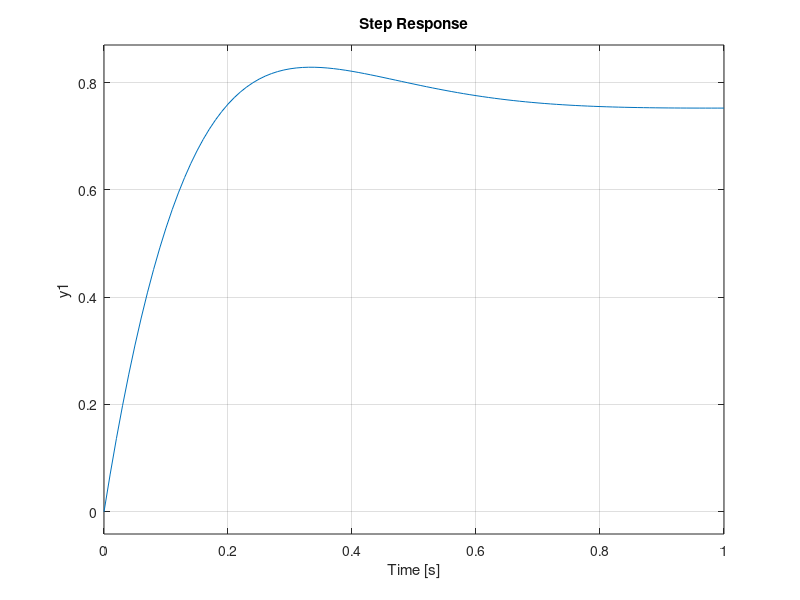

Write MATLAB code to recreate this figure. (Note: this script raises an error after producing the figure.)
%% Primer 5.1

s = tf('s');
P = 1/(s^2 + 5*s + 15);
    
%pidTuner(P);

Kp = 45.9718;
Ki = 0;
Kd = 7.2406;

PID = pid(Kp, Ki, Kd)
G = feedback(series(PID, P), 1)
step(G)

%% Zadaca 5.1 PI

s = tf('s');
Go = 1/(s^2 + 10 * s + 20);


pidTuner(Go);

Kp = 22.29;
Ki = 53.18;
Kd = 0;

PID = pid(Kp, Ki, Kd)
G = feedback(series(Go, PID), 1)
step(G);

%% Zadaca 5.1 PID


s = tf('s');
Go = 1/(s^2 + 10 * s + 20);


pidTuner(Go);

Kp = 40.42;
Ki = 79.6392;
Kd = 3.9685;

PID = pid(Kp, Ki, Kd)
G = feedback(series(Go, PID), 1)
step(G);

%% Zadaca 5.1 PD

s = tf('s');
Go = 1/(s^2 + 10 * s + 20);

pidTuner(Go);

Kp = 40.42;
Ki = 0;
Kd = 3.9685;

PID = pid(Kp, Ki, Kd)
G = feedback(series(Go, PID), 1)
step(G);

%% Zadaca 5.2

s = tf('s');

K = 0.0274;
J = 3.2284 * 10^-6;
b = 3.5077 * 10^-6;
L = 2.75 * 10^-6;
R = 4;

P = K/(s*((J*s + b)*(L*s + R)+ K^2));

%pidTuner(P);

Kp1 = 15.2337;
Ki1 = 463.9291;
Kd1 = 15.2337;

C = pid(Kp1, Ki1, Kd1);

Gd = P / (1 + P * C);

Gc = feedback(C * P, 1) + Gd
step(Gc);



%% Zadaca 5.3

s = tf('s');
P = 1/(s+1)^3;
%pidTuner(P);
Kpo = 8.235;
Tc = 3.6;
Kp = 0.6 * Kpo;
Ki = Tc/2;
Kd = 8/Tc;
disp(["Vrednostite za Kp, Ki i Kd se", Kp, Ki, Kd]);
PID = pid(Kp, Ki, Kd);
G = series(PID, P);
step(G);
pidTuner(G);
Kp1 = 0.56309;
Ki1 = 0.1316;
Kd1 = 0.34106;
PID1 = pid(Kp1, Ki1, Kd1);
Gf = feedback(series(G, PID1), 1);
step(Gf);






